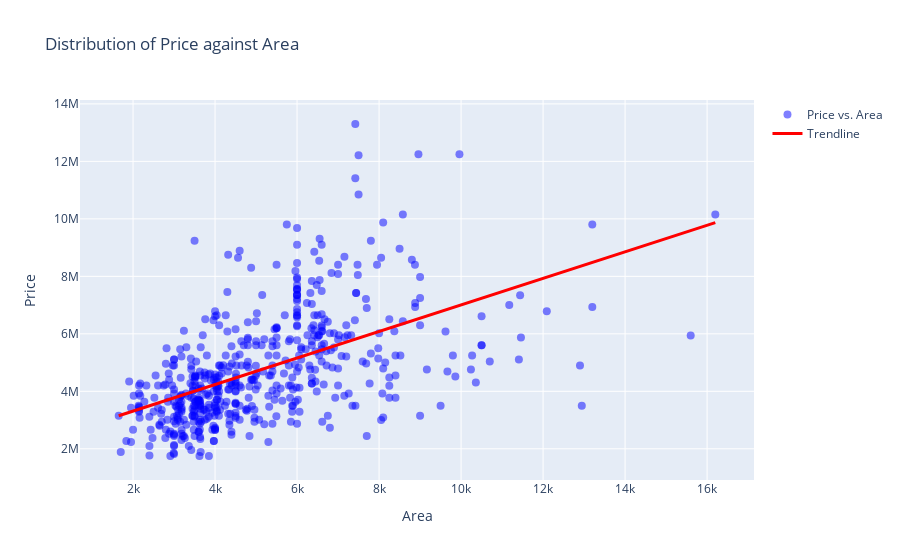

Notebook code cell kept with this figure:
### Code cell
# finding the relationship between the price and area 

# Fit linear regression model
X = df['area'].values.reshape(-1, 1)
y = df['price'].values
model = LinearRegression()
model.fit(X, y)

# Generate points for the trendline
x_range = np.linspace(df['area'].min(), df['area'].max(), 100)
y_pred = model.predict(x_range.reshape(-1, 1))

# Create a scatter plot
scatter_plot = go.Scatter(x=df['area'], y=df['price'], mode='markers', 
                          marker=dict(size=8, color='blue', opacity=0.5),
                          name='Price vs. Area')

# Add trendline to the scatter plot
trendline = go.Scatter(x=x_range, y=y_pred, mode='lines', 
                       line=dict(color='red', width=3),
                       name='Trendline')

# Set plot layout
layout = go.Layout(title='Distribution of Price against Area',
                   xaxis=dict(title='Area'),
                   yaxis=dict(title='Price'))

# Create Figure object
fig = go.Figure(data=[scatter_plot, trendline], layout=layout)

fig.show()

#It appears that there is a positive relationship between price and area, thus as the area size for a house increases it results in an increase in its price.
